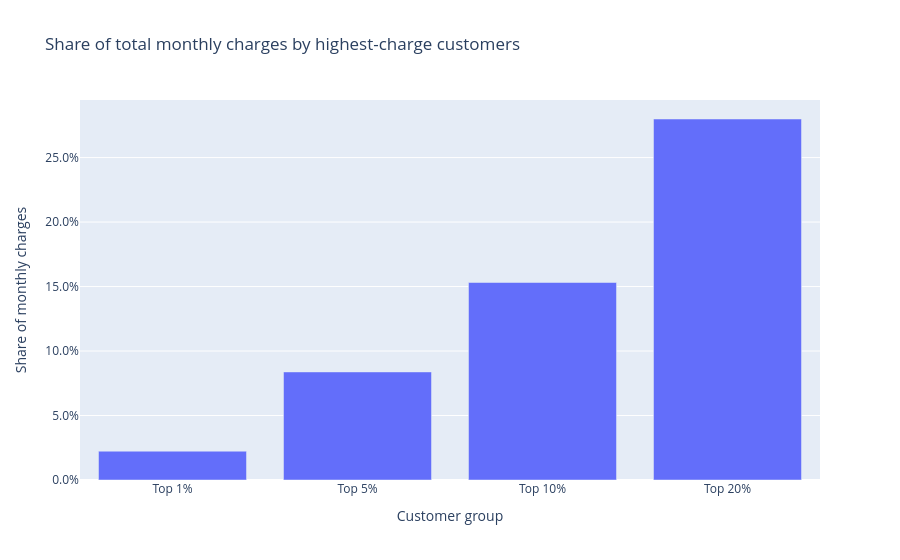

The notebook cell this image was saved under:
### Code cell
revenue_proxy = float(charges.sum())

if revenue_proxy <= 0:
    raise ValueError("Revenue concentration requires a positive total.")

ranked = portfolio.sort_values(
    ["monthlycharges", "customer_id"],
    ascending=[False, True],
)

rows = []

for fraction in (0.01, 0.05, 0.10, 0.20):
    count = int(np.ceil(fraction * len(ranked)))
    group = ranked.head(count)

    rows.append({
        "top_customer_fraction": fraction,
        "customers": count,
        "monthly_charge_share": group["monthlycharges"].sum() / revenue_proxy,
        "mean_monthly_charge": group["monthlycharges"].mean(),
    })

concentration = pd.DataFrame(rows)
display(concentration)

px.bar(
    concentration.assign(
        customer_group=lambda frame: (
            "Top " + (100 * frame["top_customer_fraction"]).astype(int).astype(str)
            + "%"
        )
    ),
    x="customer_group",
    y="monthly_charge_share",
    title="Share of total monthly charges by highest-charge customers",
    labels={
        "customer_group": "Customer group",
        "monthly_charge_share": "Share of monthly charges",
    },
).update_yaxes(tickformat=".1%").show()

### Figure 1 — Plotly figure (JSON) as saved in the notebook; plotly's stock layout.template omitted (floating-point values rounded to 4 significant figures)
{"data": [{"hovertemplate": "Customer group=%{x}<br>Share of monthly charges=%{y}<extra></extra>", "legendgroup": "", "marker": {"color": "#636efa", "pattern": {"shape": ""}}, "name": "", "orientation": "v", "showlegend": false, "textposition": "auto", "type": "bar", "x": ["Top 1%", "Top 5%", "Top 10%", "Top 20%"], "xaxis": "x", "y": [0.02233, 0.0838, 0.1531, 0.2799], "yaxis": "y"}], "layout": {"barmode": "relative", "legend": {"tracegroupgap": 0}, "title": {"text": "Share of total monthly charges by highest-charge customers"}, "xaxis": {"anchor": "y", "domain": [0, 1], "title": {"text": "Customer group"}}, "yaxis": {"anchor": "x", "domain": [0, 1], "tickformat": ".1%", "title": {"text": "Share of monthly charges"}}}}
